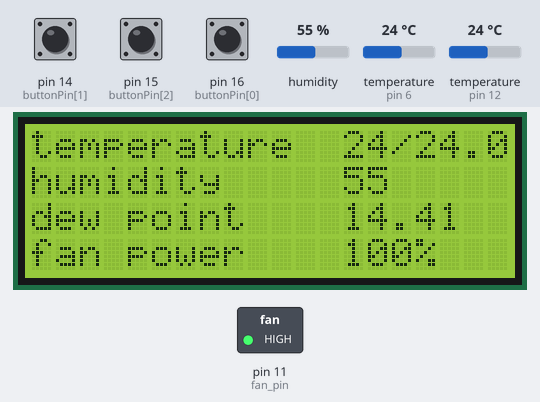
The sketch below on a simulated Arduino Uno, built with avr-gcc and run on an emulated ATmega328P. Parts: 20×4 character LCD, switched loads named in the sketch (green lamp = pin HIGH). The inputs (shaded band) are chosen by the test bench; at power-on: pin 15 (buttonPin[2]) HIGH, pin 16 (buttonPin[0]) HIGH, pin 14 (buttonPin[1]) HIGH, humidity 55 %, temperature (sensors on pin 6, pin 12) 24 °C. EEPROM starts erased.

Above: at 3.1 s.
3.2 s: pin 15 (buttonPin[2]) pulled LOW for 0.15 s
At 4.6 s:
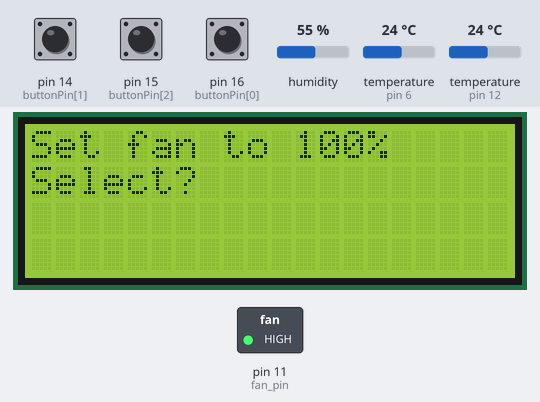
4.9 s: pin 16 (buttonPin[0]) pulled LOW for 0.15 s
At 5.9 s:
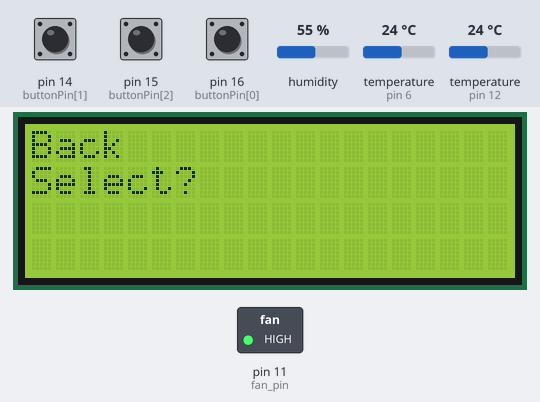
6.6 s: pin 16 (buttonPin[0]) pulled LOW for 1 s
At 8.6 s:
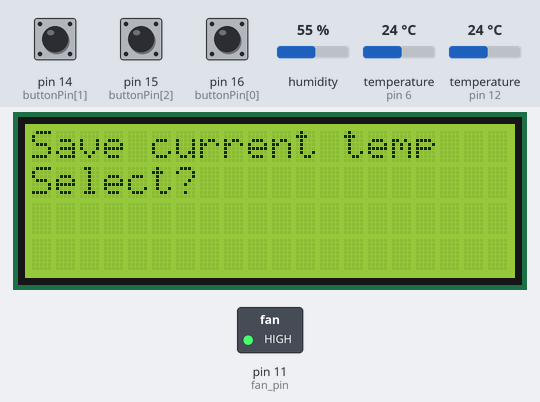
9.1 s: pin 15 (buttonPin[2]) pulled LOW for 1 s
At 10.9 s:
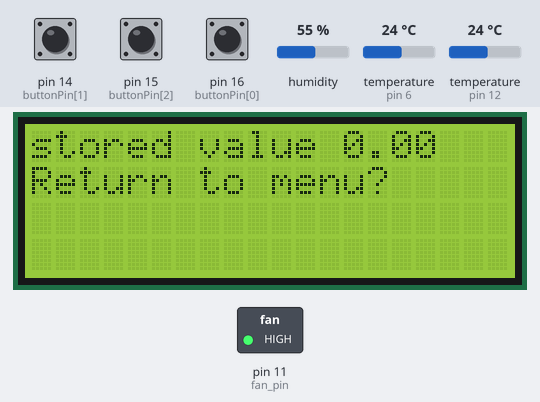
11.6 s: pin 15 (buttonPin[2]) pulled LOW for 3.2 s
At 15.1 s:
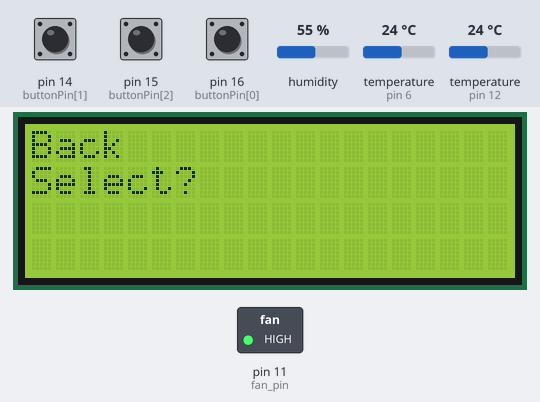
16.3 s: pin 14 (buttonPin[1]) pulled LOW for 0.15 s
At 17.1 s:
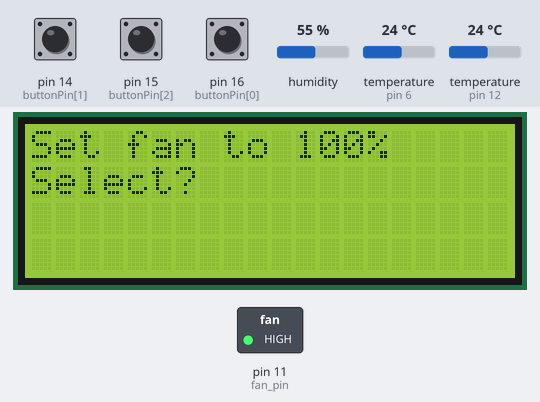
Timing chart, 0 to 19.0 s (numbered marks = the images above; inputs shaded):
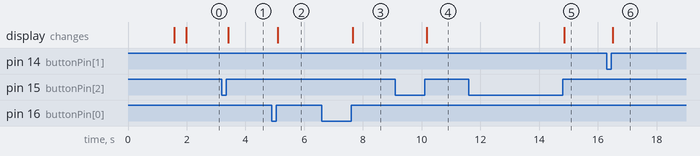

The sketch:

HelloWorld.ino
```cpp
#include <LiquidCrystal.h>
#include "DHT.h"
#include <OneWire.h>
#include <PID_v1.h>
#include <EEPROM.h>

//menu stuff
const char string0[] PROGMEM = "Set fan to 100%";
const char string1[] PROGMEM = "Set fan to 90%";
const char string2[] PROGMEM = "Set fan to 0%";
const char string3[] PROGMEM = "Set fan %";
const char string4[] PROGMEM = "Lock current temp";
const char string5[] PROGMEM = "Set to dew point";
const char string6[] PROGMEM = "Set target temp";
const char string7[] PROGMEM = "Use last temp";
const char string8[] PROGMEM = "Save current temp";
const char string9[] PROGMEM = "Back";

class Printer
{
public:
	inline void begin(int)
	{
	}

	template <class T>
	inline void print(T)
	{
	}

	template <class T>
	inline void println(T)
	{
	}

	inline int available(void)
	{
		return 0;
	}

	inline float parseFloat(void)
	{
		return 0;
	}
};

Printer PRINTER;

#define Serial PRINTER

const char* const string_table[] PROGMEM = {string0, string1, string2, string3, string4, string5, string6, string7, string8, string9};

enum Level
{
	kInfo,
	kOptionsPresent,
	kInOptionsList,
	kInOption,
	kToReturn,
};

int current_pos = 0;
Level level = kInfo;

//button stuff
int buttonState[3];
int lastButtonState[3] = {LOW, LOW, LOW};
long lastDebounceTime[3] = {0, 0, 0};
const long debounceDelay = 50;

//my pins
//d3 and d5 are free
const int DS18S20_Pin = 6;
const int fan_pin = 11;
const int DHTPIN = 12;
const int buttonPin[3] = {16, 14, 15};

LiquidCrystal lcd(4, 2, 7, 8, 9, 10);

//temperature probe
OneWire ds(DS18S20_Pin);

#define DHTTYPE DHT11

//temp and humidity
DHT dht(DHTPIN, DHTTYPE);

#define LAST_TEMPS 16
float last_probe_t[LAST_TEMPS];

double Setpoint, Input, Output;
double Kp=2, Ki=0.1, Kd=0;
PID myPID(&Input, &Output, &Setpoint, Kp, Ki, Kd, REVERSE);

float getTemp(){
	//returns the temperature from one DS18S20 in DEG Celsius

	byte data[12];
	byte addr[8];

	if ( !ds.search(addr))
	{
		//no more sensors on chain, reset search
		ds.reset_search();
		return -1000;
	}

	if ( OneWire::crc8( addr, 7) != addr[7])
	{
		Serial.println("CRC is not valid!");
		return -1000;
	}

	if ( addr[0] != 0x10 && addr[0] != 0x28)
	{
		Serial.print("Device is not recognized");
		return -1000;
	}

	ds.reset();
	ds.select(addr);
	ds.write(0x44,1); // start conversion, with parasite power on at the end

	byte present = ds.reset();
	ds.select(addr);
	ds.write(0xBE); // Read Scratchpad


	for (int i = 0; i < 9; i++)
	{ // we need 9 bytes
		data[i] = ds.read();
	}

	ds.reset_search();

	byte MSB = data[1];
	byte LSB = data[0];

	float tempRead = ((MSB << 8) | LSB); //using two's compliment
	float TemperatureSum = tempRead / 16;

	return TemperatureSum;
}

float get_dew_point(float t, float h)
{
	float dp = 243.04*(log(h / 100)
		+ ((17.625 * t) / (243.04 + t))) / (17.625 - log(h / 100)
		- ((17.625 * t) / (243.04 + t)));

	return dp;
}

bool button_check(int id)
{
	// read the state of the switch into a local variable:
	int reading = !digitalRead(buttonPin[id]);

//	Serial.println(reading);

	// check to see if you just pressed the button
	// (i.e. the input went from LOW to HIGH),  and you've waited
	// long enough since the last press to ignore any noise:

	// If the switch changed, due to noise or pressing:
	if (reading != lastButtonState[id])
	{
		// reset the debouncing timer
		lastDebounceTime[id] = millis();
	}

	// save the reading.  Next time through the loop,
	// it'll be the lastButtonState:
	lastButtonState[id] = reading;

	if ((millis() - lastDebounceTime[id]) > debounceDelay)
	{
		// whatever the reading is at, it's been there for longer
		// than the debounce delay, so take it as the actual current state:

		// if the button state has changed:
		if (reading != buttonState[id]) {
		buttonState[id] = reading;

		return true;
		}
	}

	return false;
}

void setup()
{
	Serial.begin(9600);

	dht.begin();

	lcd.begin(20, 4);
	lcd.clear();

	lcd.print(F("build date"));
	lcd.setCursor(0, 1);
	lcd.print(F(__DATE__));
	lcd.setCursor(0, 2);
	lcd.print(F(__TIME__));

	delay(1500);
	lcd.clear();

	//fan to full power
	pinMode(fan_pin, OUTPUT);
	analogWrite(fan_pin, 255);

	for (int count = 0; count < 3; count++)
		pinMode(buttonPin[count], INPUT_PULLUP);

	for (int count = 0; count < LAST_TEMPS; count++)
		last_probe_t[count] = getTemp();

	myPID.SetMode(MANUAL);
	myPID.SetSampleTime(1000);
	myPID.SetOutputLimits(0, 100);
}

float target = 0.0f;
float eps = 0.2f;
int fan_power = 100;
int fan_max = 100;
int fan_min = 0;
int to_read = 0;

long last_entry = 0;
void loop()
{
	bool change = false;

	change |= button_check(0);
	change |= button_check(1);
	change |= button_check(2);

	if (change)
	{
		bool re_run = false;
		bool have_printed_poll_option = false;

		do
		{
			//if re-entering, let the buttons go to unpressed then re-poll the buttons
			if (re_run)
			{
				while (buttonState[0] || buttonState[1] || buttonState[2])
				{
					button_check(0);
					button_check(1);
					button_check(2);
				}

				button_check(0);
				button_check(1);
				button_check(2);

				if (level == kInOption && (current_pos == 3 || current_pos == 6) && have_printed_poll_option)
					if (!(buttonState[0] || buttonState[1] || buttonState[2]))
						continue;
			}

			int cursor = 0;

			switch (level)
			{
				case kInfo:
					re_run = false;

	//				Serial.println("kInfo");
					if (buttonState[2] == HIGH)
					{
						current_pos = 0;
						level = kOptionsPresent;
						re_run = true;
					}

					break;

				case kOptionsPresent:
				{
					re_run = false;

					lcd.clear();
	//				Serial.println("kOptionsPresent");
					char longest_string[sizeof(string8) + 1];
					Serial.println(current_pos);
					strcpy_P(longest_string, (char *)pgm_read_word(&(string_table[current_pos])));

					lcd.print(longest_string); lcd.setCursor(0, ++cursor);
					lcd.print(F("Select?"));

					level = kInOptionsList;

					break;
				}

				case kInOptionsList:
				{
					re_run = false;

	//				Serial.println("kInOptionsList");
					int orig_p = current_pos;
					int orig_l = level;

					if (buttonState[0] == HIGH)
						current_pos--;
					else if (buttonState[1] == HIGH)
						current_pos++;
					else if (buttonState[2] == HIGH)
						level = kInOption;

					if (current_pos < 0)
						current_pos = sizeof(string_table) / sizeof(const char *) - 1;
					else if (current_pos == sizeof(string_table) / sizeof(const char *))
						current_pos = 0;

					if (orig_p != current_pos)
						level = kOptionsPresent;

					if (orig_l != level)
						re_run = true;

					break;
				}

				case kInOption:
					re_run = false;

					lcd.clear();

	//				Serial.println("kInOption");
					switch (current_pos)
					{
						case 0:
							fan_power = 100;
							myPID.SetMode(MANUAL);
							level = kToReturn;
							break;
						case 1:
							fan_power = 90;
							myPID.SetMode(MANUAL);
							level = kToReturn;
							break;
						case 2:
							fan_power = 0;
							myPID.SetMode(MANUAL);
							level = kToReturn;
							break;
						case 3:
							if (buttonState[1] == HIGH)
								fan_power += 5;
							else if (buttonState[0] == HIGH)
								fan_power -= 5;
							else if (buttonState[2] == HIGH)
								level = kOptionsPresent;

							if (fan_power > 100)
								fan_power = 100;
							else if (fan_power < 0)
								fan_power = 0;

							have_printed_poll_option = true;

							lcd.print("fan speed: ");
							lcd.print(fan_power); lcd.setCursor(0, ++cursor);

							myPID.SetMode(MANUAL);

							re_run = true;
							break;
						case 4:
							target = getTemp();
							myPID.SetMode(AUTOMATIC);
							level = kToReturn;
							break;
						case 5:
						{
							float t = dht.readTemperature();
							float h = dht.readHumidity();
							target = get_dew_point(t, h);

							Serial.print(F("setting to dew point "));
							Serial.print(target); Serial.print(F(" ")); Serial.print(t); Serial.print(F(" ")); Serial.println(h);

							myPID.SetMode(AUTOMATIC);
							level = kToReturn;
							break;
						}
						case 6:
							if (buttonState[1] == HIGH)
								target += 0.5f;
							else if (buttonState[0] == HIGH)
								target -= 0.5f;
							else if (buttonState[2] == HIGH)
								level = kOptionsPresent;

							if (target > 50)
								target = 50;
							else if (target < -50)
								target = -50;

							have_printed_poll_option = true;

							lcd.print("target temp: ");
							lcd.print(target); lcd.setCursor(0, ++cursor);

							myPID.SetMode(AUTOMATIC);

							re_run = true;
							break;
						case 7:
							((unsigned char *)&target)[0] = EEPROM.read(0);
							((unsigned char *)&target)[1] = EEPROM.read(1);
							((unsigned char *)&target)[2] = EEPROM.read(2);
							((unsigned char *)&target)[3] = EEPROM.read(3);

							lcd.print("loaded value "); lcd.print(target); lcd.setCursor(0, ++cursor);
							level = kToReturn;

							myPID.SetMode(AUTOMATIC);
							break;
						case 8:
							EEPROM.write(0, ((unsigned char *)&target)[0]);
							EEPROM.write(1, ((unsigned char *)&target)[1]);
							EEPROM.write(2, ((unsigned char *)&target)[2]);
							EEPROM.write(3, ((unsigned char *)&target)[3]);
							lcd.print("stored value "); lcd.print(target); lcd.setCursor(0, ++cursor);

							level = kToReturn;
							break;
						case 9:
							level = kInfo;
							break;
					};

					if (!(current_pos == 9 || current_pos == 3 || current_pos == 6))
					{
						lcd.print("Return to menu?"); lcd.setCursor(0, ++cursor);
						re_run = true;
					}
					break;

				case kToReturn:
					re_run = false;

	//				Serial.println("kToReturn");

					if (buttonState[0] == HIGH
						|| buttonState[1] == HIGH
						|| buttonState[2] == HIGH)
					{
						level = kOptionsPresent;
						re_run = true;

						if (buttonState[2] == HIGH)
							current_pos = 9;
					}
					break;
			}
		}
		while (re_run);
	}

	if (millis() - last_entry > 1000)
	{
		last_entry = millis();

		lcd.home();

		float h = dht.readHumidity();
		float t = dht.readTemperature();
		float probe_t = getTemp();

		for (int count = 0; count < LAST_TEMPS - 1; count++)
			last_probe_t[count] = last_probe_t[count + 1];

		last_probe_t[LAST_TEMPS - 1] = probe_t;

		Input = probe_t;
		Setpoint = target;

		myPID.Compute();
		Serial.print(Output); Serial.print(F(" "));

		if (myPID.GetMode() == AUTOMATIC)
			fan_power = Output;
		analogWrite(fan_pin, map(fan_power, 0, 100, 15, 255));

		float temp_vel = (last_probe_t[LAST_TEMPS - 1] - last_probe_t[0]) / LAST_TEMPS;
		float distance = target - probe_t;
		float est = distance / temp_vel;

		double dp = get_dew_point(t, h);

		if (level == kInfo)
		{
			lcd.print(F("temperature "));

			lcd.setCursor(13, 0);
			lcd.print(F("       "));
			lcd.setCursor(13, 0);
			lcd.print((int)t);
			lcd.print(F("/"));
			lcd.print(probe_t);
			lcd.setCursor(0, 1);

			lcd.print(F("humidity "));
			lcd.setCursor(13, 1);
			lcd.print(F("   "));
			lcd.setCursor(13, 1);
			lcd.print((int)h);
			lcd.setCursor(0, 2);

			lcd.print(F("dew point "));
			lcd.setCursor(13, 2);
			lcd.print(F("      "));
			lcd.setCursor(13, 2);
			lcd.print(dp);
			lcd.setCursor(0, 3);

			if (myPID.GetMode() == AUTOMATIC)
			{
				lcd.print(F("target"));
				lcd.setCursor(6, 3);
				lcd.print(F("              "));
				lcd.setCursor(8, 3);
				lcd.print(target);
				lcd.print(F("/"));
				lcd.print(fan_power);
				lcd.print(F("%"));
			}
			else
			{
				lcd.print(F("fan power"));
				lcd.setCursor(9, 3);
				lcd.print(F("           "));
				lcd.setCursor(13, 3);
				lcd.print(fan_power);
				lcd.print(F("%"));
			}
		}

		Serial.print(F("temperature ")); Serial.print((int)t); Serial.print(" "); Serial.print(probe_t);
		Serial.print(F(" humidity ")); Serial.print((int)h);
		Serial.print(F(" dew point ")); Serial.print(dp);
		Serial.print(F(" fan power ")); Serial.print(fan_power);
		Serial.print(F(" target ")); Serial.print(target);
		Serial.print(F(" vel ")); Serial.print(temp_vel); Serial.print(F(" deg/sec"));
		Serial.print(F(" distance ")); Serial.print(distance);
		Serial.print(F(" est ")); Serial.print(est); Serial.print(F(" "));
		Serial.print(Kp); Serial.print(F(" ")); Serial.print(Ki); Serial.print(F(" ")); Serial.print(Kd);
		Serial.print(F(" mode ")); Serial.print(myPID.GetMode() == AUTOMATIC ? F("auto") : F("manual"));
		Serial.println(F(""));

		if (Serial.available() > 0)
		{
			float f = Serial.parseFloat();
			switch (to_read)
			{
			case 0:
				Kp = f; break;
			case 1:
				Ki = f; break;
			case 2:
				Kd = f; break;
			case 3:
				target = f; break;
			}

			to_read++;
			if (to_read == 4)
				to_read = 0;

			myPID.SetTunings(Kp, Ki, Kd);
		}
	}
}
```

Measured:
- after the input at 3.2 s, the display: changes after 0.21 s (image 1)
- after the input at 4.9 s, the display: changes after 0.20 s (image 2)
- after the input at 6.6 s, the display: changes after 1.1 s (image 3)
- after the input at 9.1 s, the display: changes after 1.1 s (image 4)
- after the input at 11.6 s, the display: changes after 3.3 s (image 5)
- after the input at 16.3 s, the display: changes after 0.21 s (image 6)
